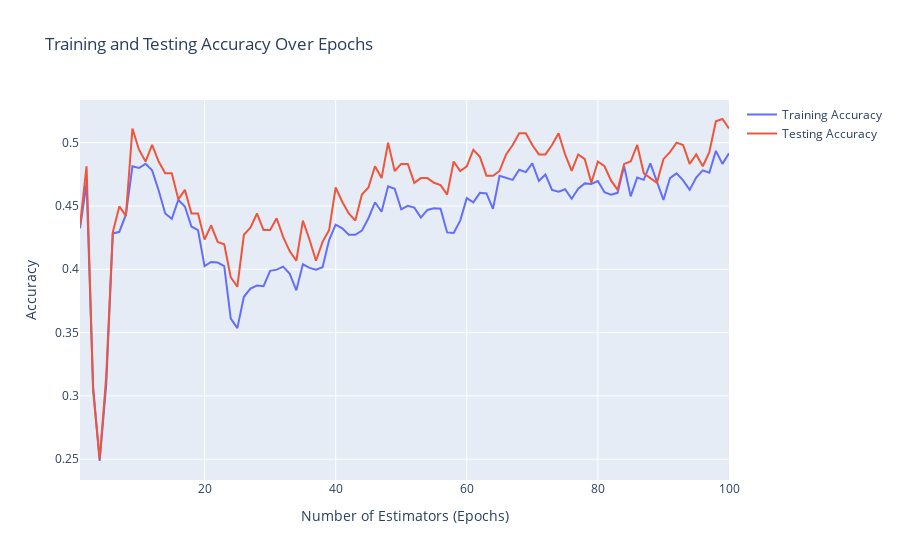

Notebook code for this chart:
### Code cell
# Create a line plot for both training and testing accuracy using Plotly
fig = go.Figure()

fig.add_trace(go.Scatter(x=np.arange(1, n_estimators + 1), y=training_accuracy, mode='lines', name='Training Accuracy'))
fig.add_trace(go.Scatter(x=np.arange(1, n_estimators + 1), y=testing_accuracy, mode='lines', name='Testing Accuracy'))

fig.update_layout(title='Training and Testing Accuracy Over Epochs',
                  xaxis_title='Number of Estimators (Epochs)',
                  yaxis_title='Accuracy')

fig.show()
